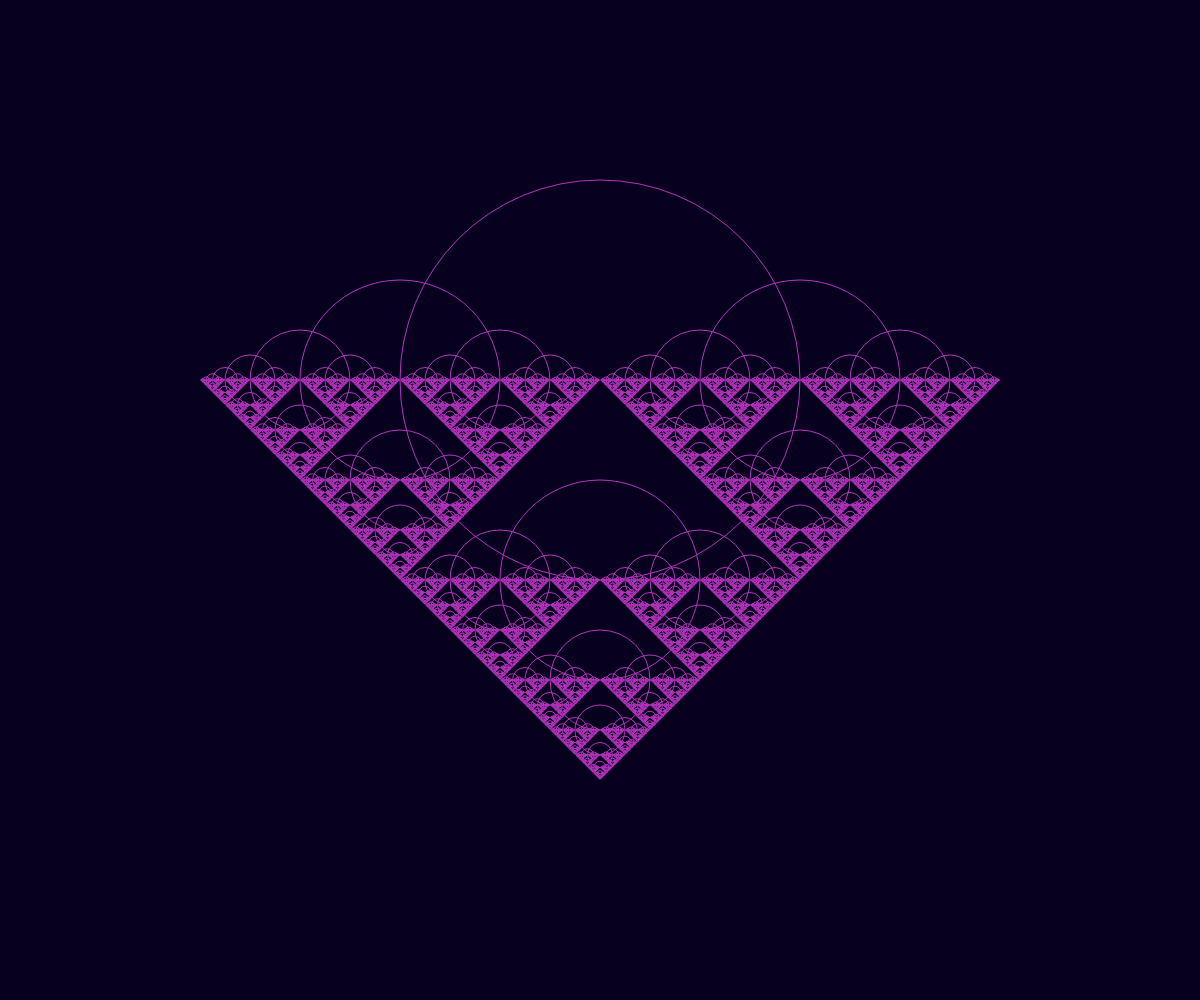
Frame 1 (no input)
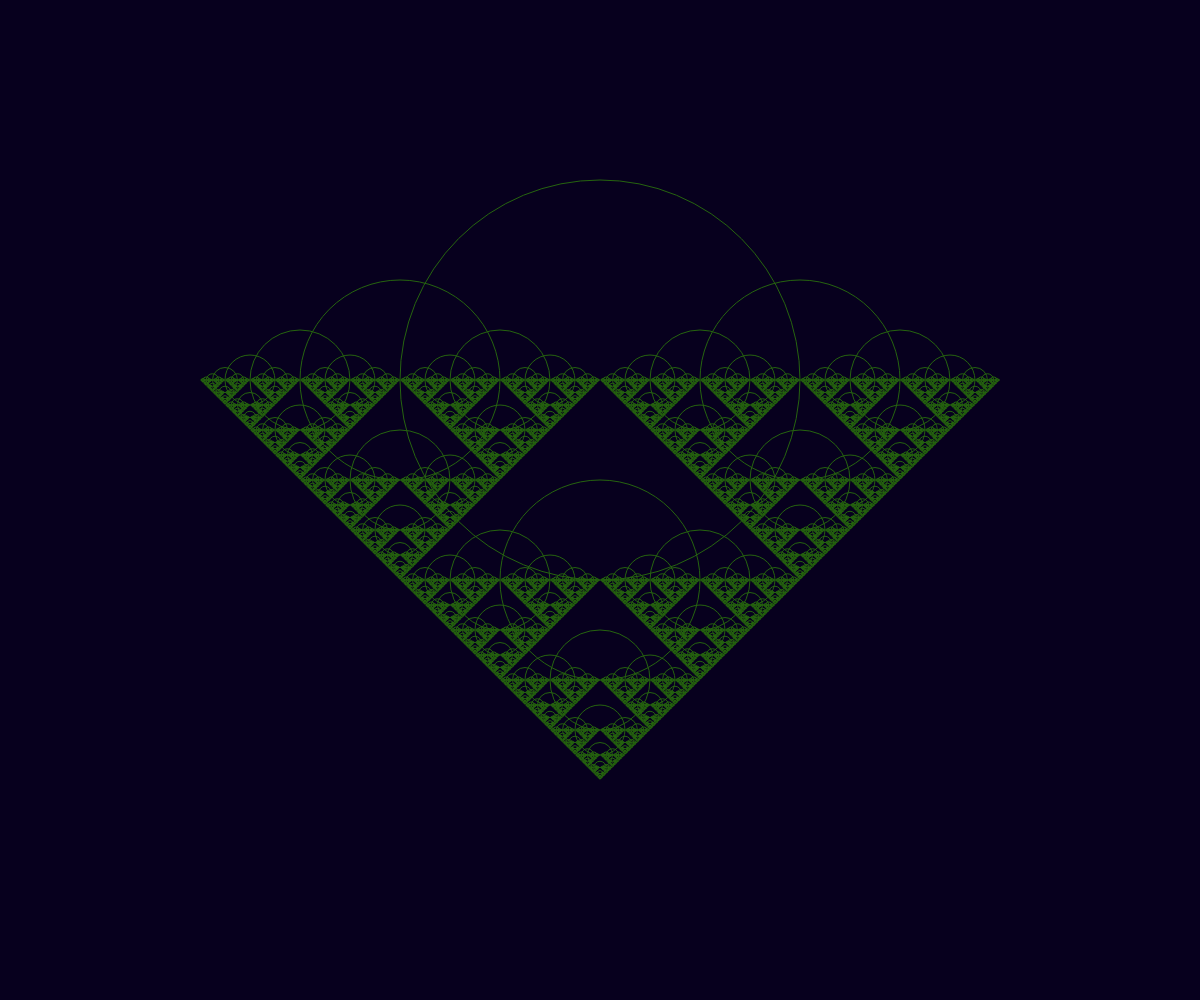
Frame 60 (no input)
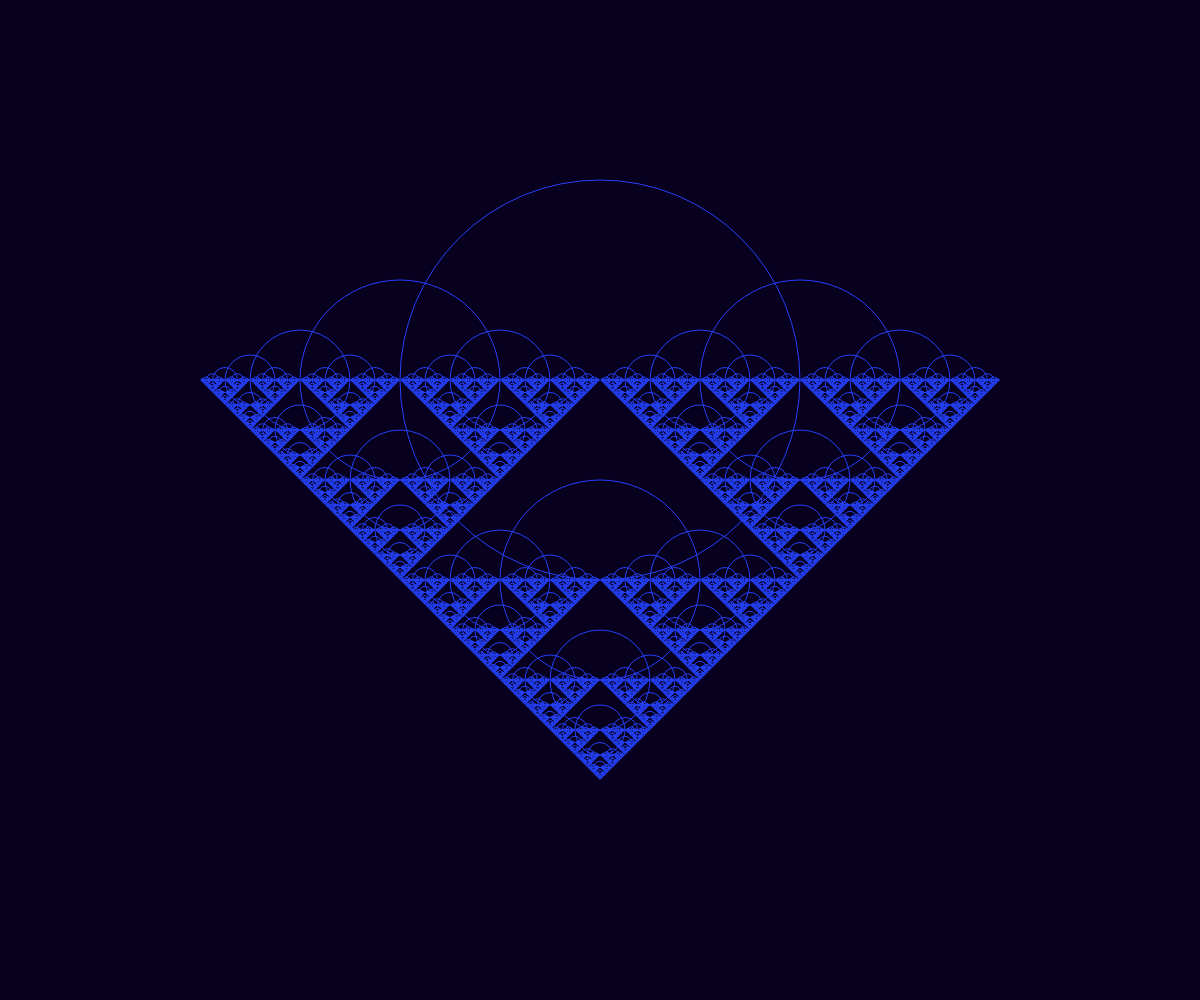
Frame 120 (the mouse pressed at the canvas centre since frame 60)

The p5.js sketch that drew these frames (run headless with seeded random() and noise() and a simulated clock; from frame 60 on, the mouse is pressed at the canvas centre):

// p5.js sketch
// ── sketch.js
function setup() {
	createCanvas(windowWidth, windowHeight);
}

function draw() {
	background(7, 0, 30);

	noFill();
	stroke(random(255), random(255), random(255));
	drawCircle(windowWidth/2, windowHeight/2-120, 400);

}

//recursive function
function drawCircle(x, y, diameter) {
	ellipse(x, y, diameter);
	if(diameter > 2) {
		let newDiameter = diameter * 0.5;
		drawCircle(x + newDiameter, y, newDiameter);
		drawCircle(x - newDiameter, y, newDiameter);
		drawCircle(x, (y + newDiameter), newDiameter);
	}
}
